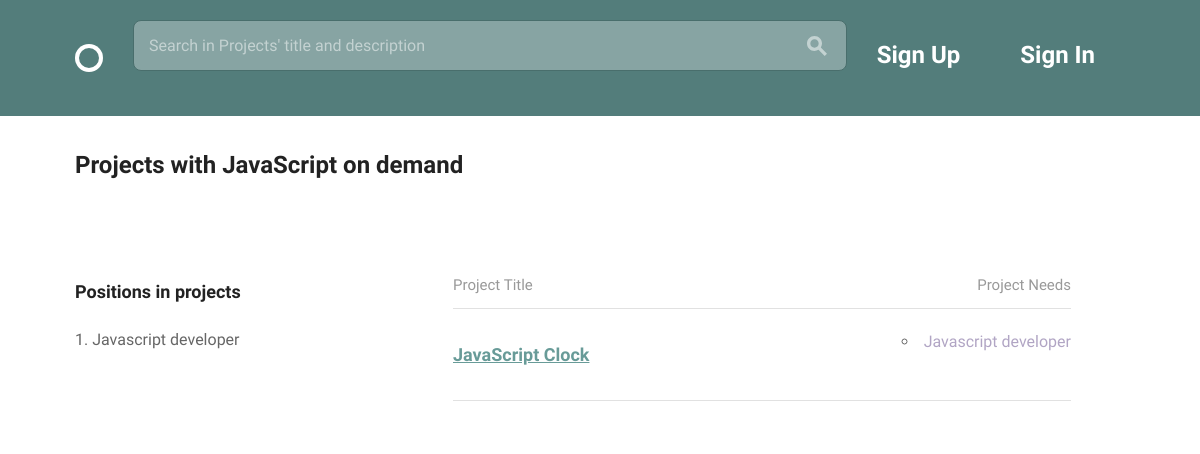
The page /teams/projects_skill/4/ on the database as committed earlier.
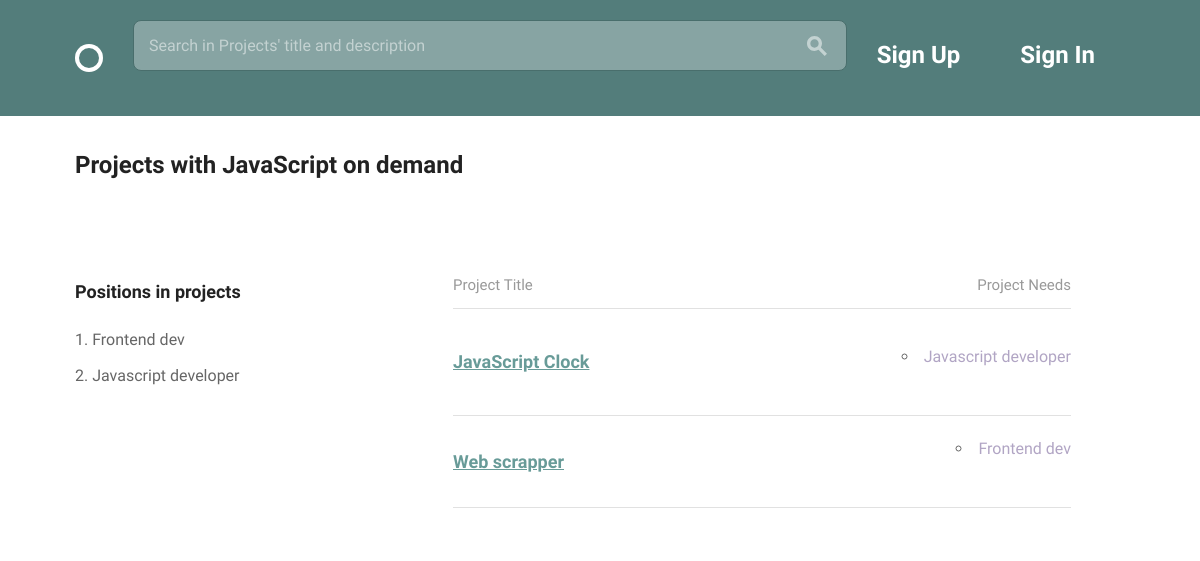
The same page on the database as committed later.
### teams/models.py (models this page shows, shortened)
class Position(models.Model):
    name = models.CharField(max_length=150, blank=False)
    description = models.CharField(max_length=400, blank=False)
    related_skill = models.ForeignKey('Skill', on_delete=models.CASCADE)
    available = models.BooleanField(default=True)
    project = models.ForeignKey('Project', on_delete=models.CASCADE)

class Project(models.Model):
    creator = models.ForeignKey('Profile', on_delete=models.CASCADE)
    title = models.CharField(max_length=150, null=False, unique=True)
    description = models.TextField(max_length=700, blank=True)
    timeline = models.CharField(max_length=25, null=False)
    requirements = models.TextField(max_length=300, null=False)
    finished = models.BooleanField(default=False)

### teams/views.py (the view)
# urls.py: url(r'^projects_skill/(?P<skill>\d+)/$', views.projects_skill,
def projects_skill(request, skill):
    skill_name = models.Skill.objects.get(pk=skill)
    positions = models.Position.objects.only('related_skill',
        'name').order_by('name').filter(Q(related_skill_id=skill))
    projects_query = models.Position.objects.values_list(
        'project_id', flat=True).filter(
        Q(related_skill_id=skill)).distinct()
    projects_query = models.Project.objects.filter(
        id__in=projects_query).order_by('title')
    return render(request,'projects_skill.html', {
        'projects_query': projects_query,
        'positions': positions, 'skill_name': skill_name,
    })

### teams/templates/projects_skill.html (shortened to what this page needs)
{% extends "layout.html" %}
{% load static %}
{% block content %}
<div class="bounds circle--page">
  <div  class="grid-100 circle--fluid--cell circle--fluid--primary">
    <h2>Projects with {{ skill_name.skill_name }} on demand</h2>
  </div>
  <div class="grid-40">
  </div>
  <div  class="grid-100 circle--fluid--cell circle--fluid--primary">
    <p></p> <br>
  </div>
  <div class="grid-30">
    <h3>Positions in projects</h3>
    <ol>
      {% for position in positions %}
      <li> {{ position.name }} </li>
      {% endfor %}
    </ol>
  </div>
  <div class="grid-60 grid-push-5">
    <table class="circle--table u-full-width">
      <thead>
        <tr>
          <th>Project Title</th>
          <th class="circle--cell--right align-right">Project Needs</th>
        </tr>
      </thead>
      <tbody>
        {% for project in projects_query %}
        <tr>
          <td class="clickable-row">
            <a href="{% url 'teams:project_details' pk=project.id %}">
            <h3>{{ project.title }}</h3>
            </a>
          </td>
          <td class="circle--cell--right align-right">
            {% for position in positions %}
              <ul>
              {% if position.project_id == project.id %}
                <li><span class="secondary-label">{{ position.name }}</span></li>
              </ul>
              {% endif %}
            {% endfor %}
          </td>
        </tr>
        {% endfor %}
      </tbody>
    </table>
  </div>
</div>
{% endblock %}

Rows that differ between the two databases and show on the page:
added Position: name "Frontend dev"
added Project: title "Web scrapper"
